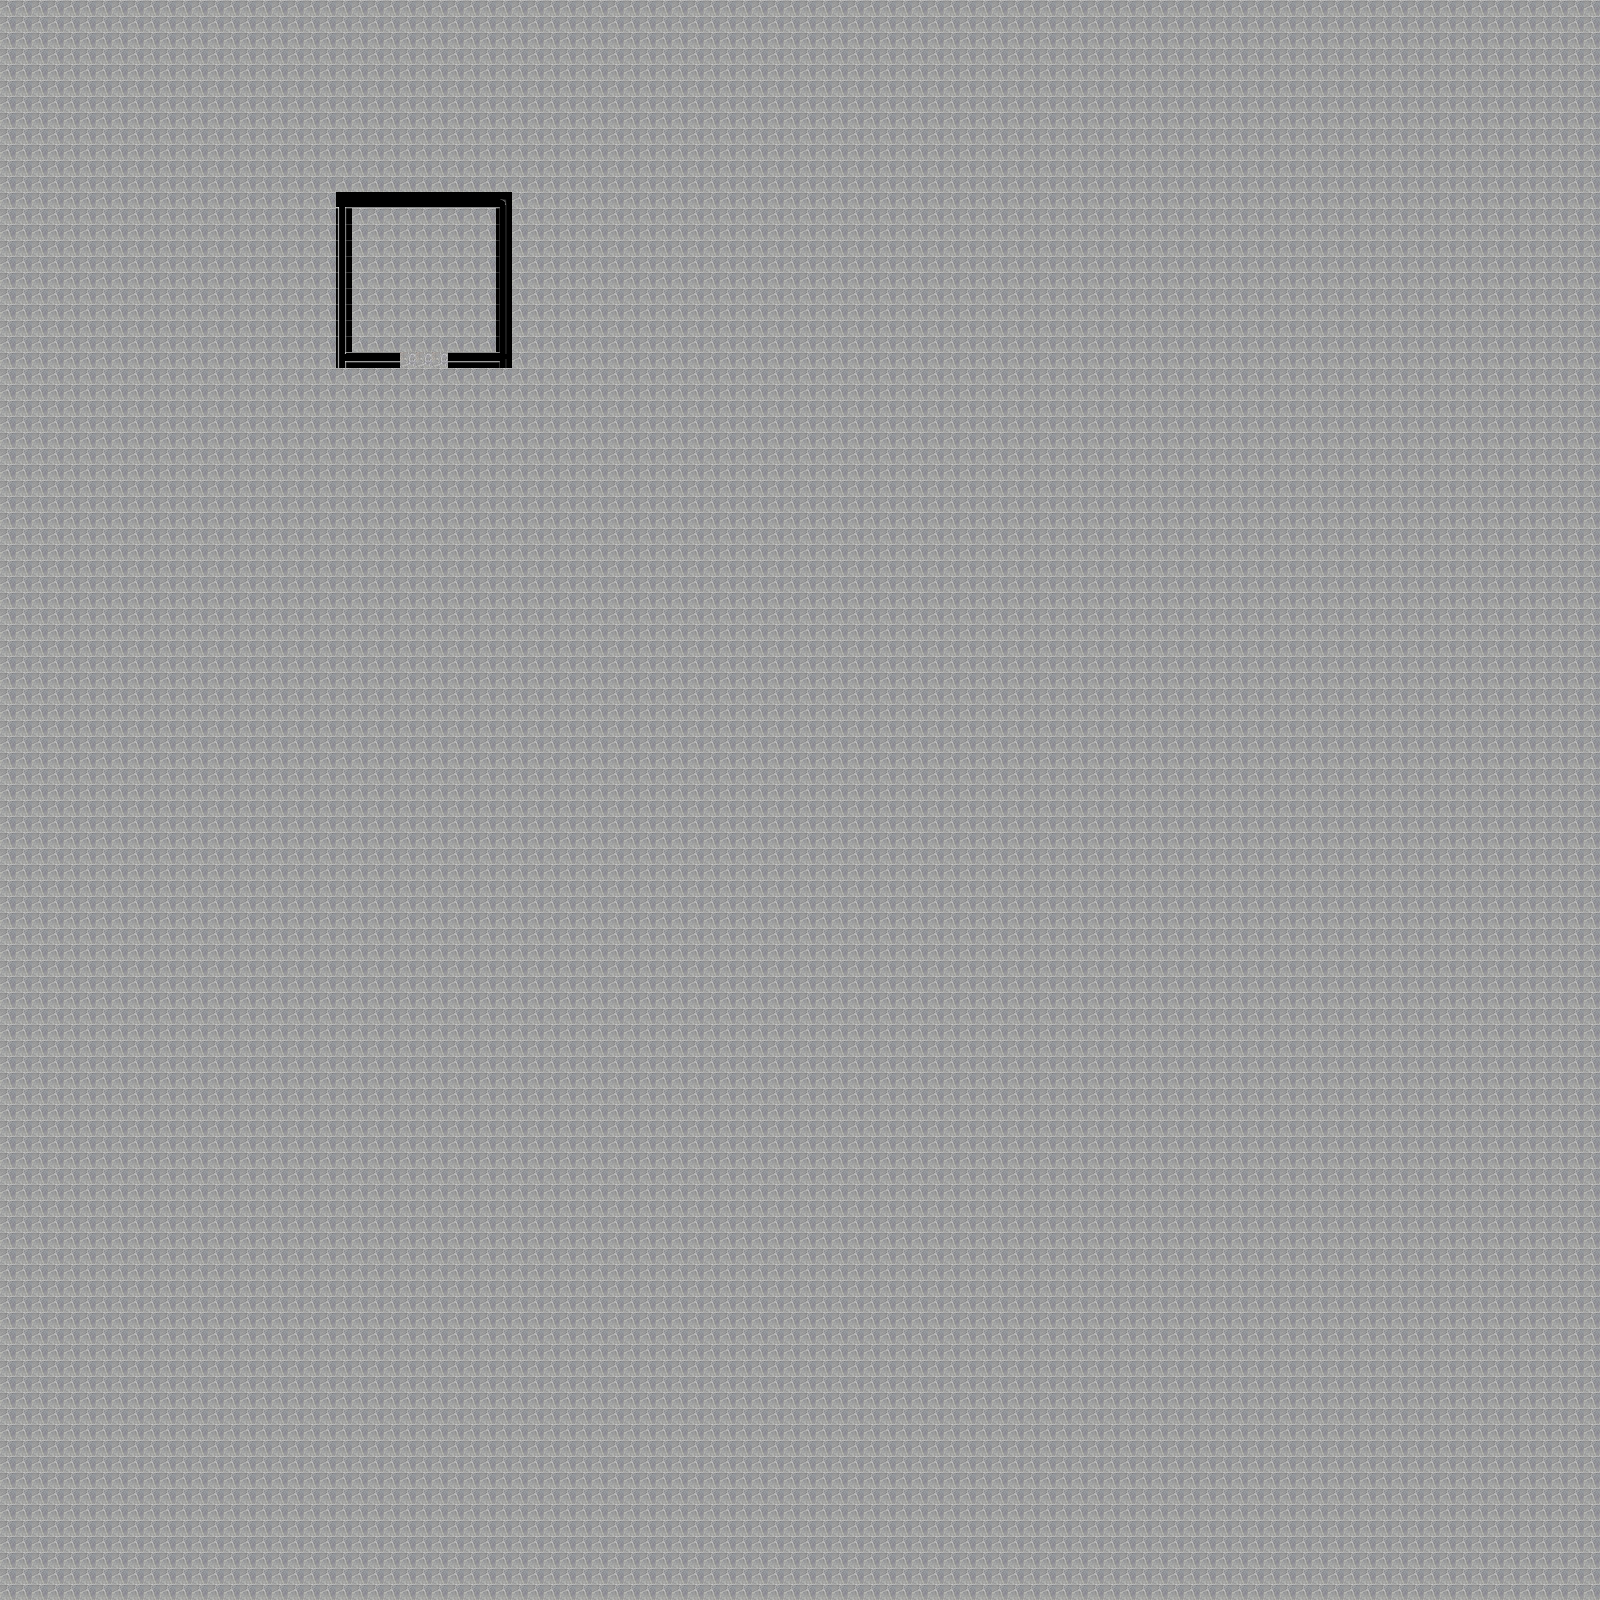

The image is a tile-based game level rendered from a .tmx file. Its description and source (layers, tilesets, objects; grid data summarised) follow:
An orthogonal 100x100 tile map with 16x16 px tiles, 1 tile layer (Tile Layer 1), 2 tilesets.

<map version="1.0" orientation="orthogonal" width="100" height="100" tilewidth="16" tileheight="16">
 <properties>
  <property name="Height" value="100" />
  <property name="Width" value="100" />
 </properties>
 <tileset firstgid="1" name="Hubben body" tilewidth="16" tileheight="16">
  <image source="Hubben body.png" width="900" height="449" />
  <tile id="227">
   <properties>
    <property name="Blocked" value="" />
    <property name="Height" value="10" />
    <property name="Width" value="10" />
   </properties>
  </tile>
  <tile id="233">
   <properties>
    <property name="Blocked" value="" />
    <property name="Height" value="11" />
    <property name="Width" value="1" />
   </properties>
  </tile>
  <tile id="507">
   <properties>
    <property name="Blocked" value="" />
    <property name="Height" value="1" />
    <property name="Width" value="4" />
   </properties>
  </tile>
  <tile id="508">
   <properties>
    <property name="Blocked" value="" />
    <property name="Height" value="1" />
    <property name="Width" value="4" />
   </properties>
  </tile>
  <tile id="509">
   <properties>
    <property name="B:1:4" value="" />
   </properties>
  </tile>
 </tileset>
 <tileset firstgid="1569" name="House" tilewidth="16" tileheight="16">
  <image source="House.jpg" width="640" height="394" />
 </tileset>
 <layer name="Tile Layer 1" width="100" height="100">
  <data>[10000 cells, 10000 non-empty, 11 distinct tile ids]</data>
 </layer>
</map>